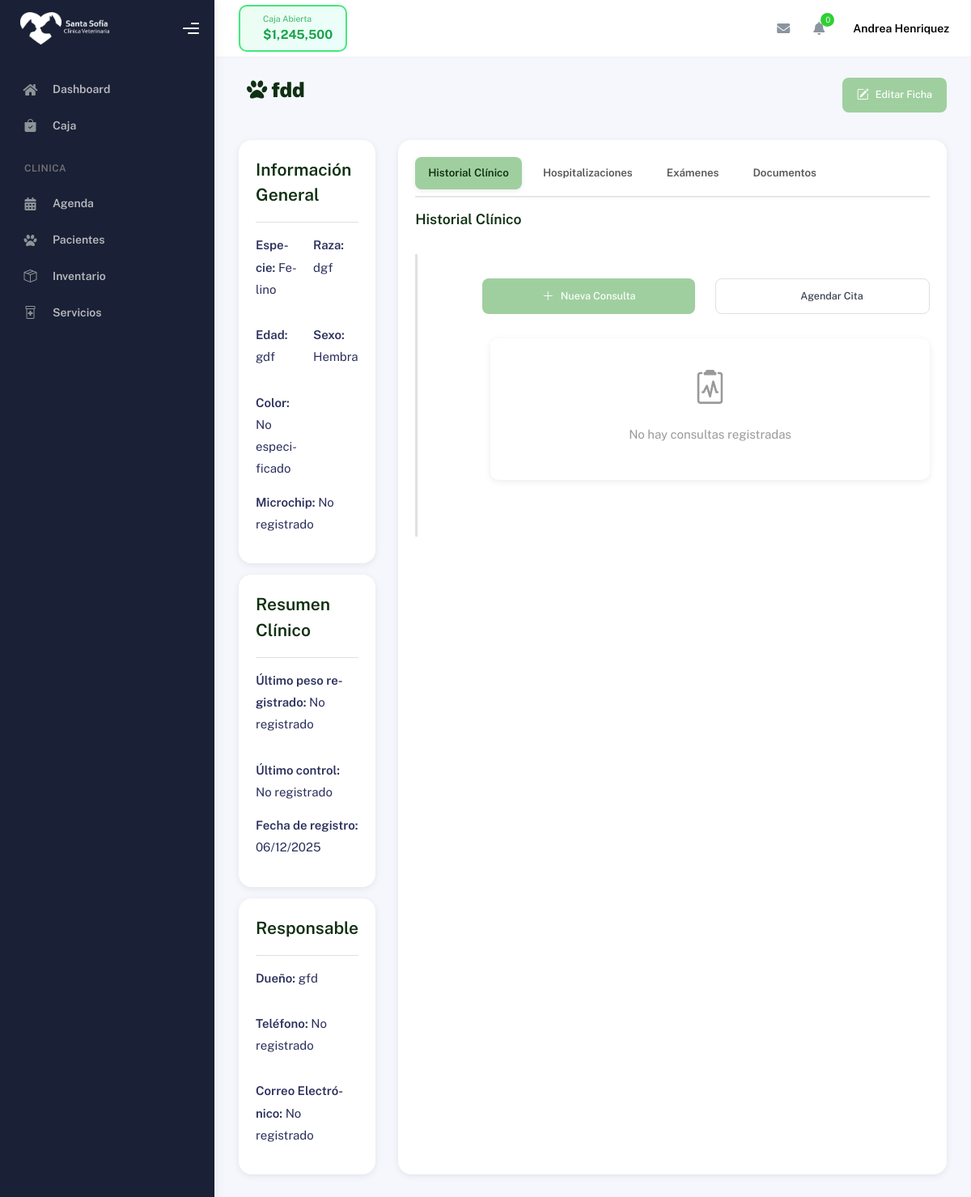
The app's page /hospital/pacientes/3/ (signed in), older data.
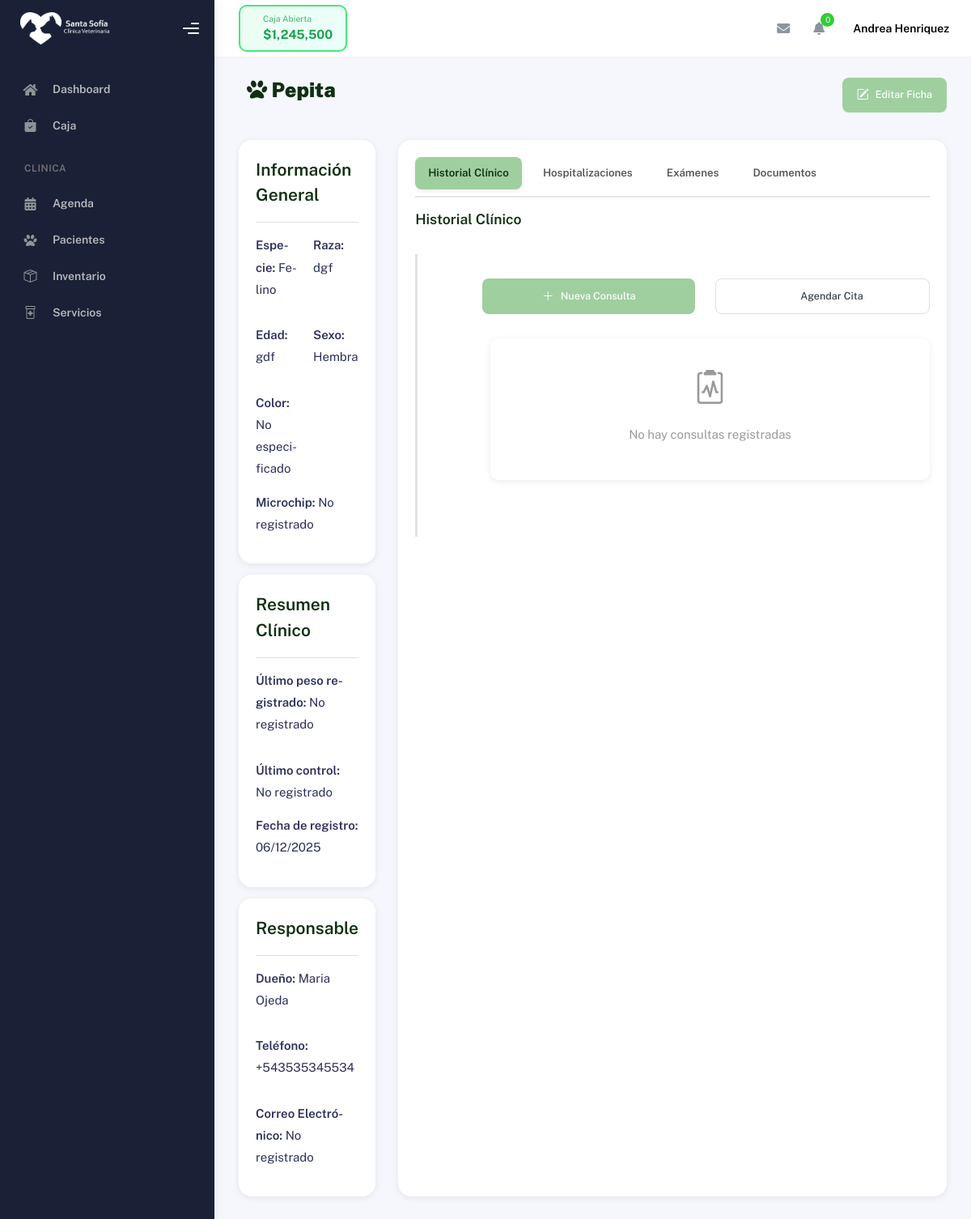
The same page, newer data.
### hospital/models.py (models this page shows, shortened)
class Paciente(models.Model):
    ESPECIE_CHOICES = [
        ('canino', 'Canino'),
        ('felino', 'Felino'),
        ('otro', 'Otro'),
    ]
    SEXO_CHOICES = [
        ('macho', 'Macho'),
        ('hembra', 'Hembra'),
    ]
    nombre = models.CharField(max_length=100)
    especie = models.CharField(max_length=20, choices=ESPECIE_CHOICES)
    raza = models.CharField(max_length=100, blank=True, null=True)
    edad = models.CharField(max_length=50, blank=True, null=True, help_text="Ej: 3 años, 6 meses")
    sexo = models.CharField(max_length=10, choices=SEXO_CHOICES)
    color = models.CharField(max_length=100, blank=True, null=True)
    microchip = models.CharField(
        max_length=50,
        blank=True,
        null=True,
        unique=False,  # Cambiar a False o eliminar esta línea
        help_text='Número de microchip (opcional)'
    )
    propietario = models.ForeignKey('Propietario', on_delete=models.CASCADE, related_name='pacientes')
    fecha_registro = models.DateTimeField(auto_now_add=True)
    fecha_ultimo_control = models.DateTimeField(blank=True, null=True)
    ultimo_peso = models.DecimalField(max_digits=6, decimal_places=2, blank=True, null=True, help_text="Peso en kg")
    activo = models.BooleanField(default=True)
    observaciones = models.TextField(blank=True, null=True)
    class Meta:
        verbose_name = 'Paciente'
        verbose_name_plural = 'Pacientes'
        ordering = ['-fecha_registro']
    def __str__(self):
        return f"{self.nombre} ({self.get_especie_display}) - {self.propietario.nombre_completo}"

class Propietario(models.Model):
    nombre = models.CharField(max_length=100)
    apellido = models.CharField(max_length=100)
    telefono = models.CharField(max_length=20, blank=True, null=True)
    email = models.EmailField(blank=True, null=True)
    direccion = models.TextField(blank=True, null=True)
    fecha_registro = models.DateTimeField(auto_now_add=True)
    class Meta:
        verbose_name = 'Propietario'
        verbose_name_plural = 'Propietarios'

### hospital/views.py (the view)
# urls.py: path('pacientes/<int:paciente_id>/', views.ficha_mascota_view, name='ficha_mascota'),
@login_required
def ficha_mascota_view(request, paciente_id):
    paciente = get_object_or_404(Paciente, id=paciente_id, activo=True)
    context = {
        'paciente': paciente,
    }
    if MODELOS_EXTENDIDOS:
        try:
            context['consultas'] = Consulta.objects.filter(paciente=paciente).order_by('-fecha')[:10]
        except:
            context['consultas'] = []
        try:
            context['hospitalizaciones'] = Hospitalizacion.objects.filter(idMascota=paciente).order_by('-fecha_ingreso')
        except:
            context['hospitalizaciones'] = []
        try:
            context['examenes'] = Examen.objects.filter(paciente=paciente).order_by('-fecha')
        except:
            context['examenes'] = []
        try:
            context['documentos'] = Documento.objects.filter(paciente=paciente).order_by('-fecha_subida')
        except:
            context['documentos'] = []
        if context['consultas']:
            ultima_consulta = context['consultas'][0]
            paciente.fecha_ultimo_control = ultima_consulta.fecha
            if hasattr(ultima_consulta, 'peso') and ultima_consulta.peso:
                paciente.ultimo_peso = ultima_consulta.peso
            paciente.save()
    else:
        context['consultas'] = []
        context['hospitalizaciones'] = []
        context['examenes'] = []
        context['documentos'] = []
    return render(request, 'pacientes/ficha_mascota.html', context)

### hospital/templates/pacientes/ficha_mascota.html (shortened to what the changed rows need)
{% extends 'partials/base.html' %}
{% load static %}
{% block styles %}
<link rel="stylesheet" href="{% static 'css/base/vet-custom.css' %}">
<link rel="stylesheet" href="{% static 'css/pacientes.css' %}">
{% endblock %}
{% block content %}
<div class="header">
    <h1>
        <i class="fas fa-paw"></i> {{ paciente.nombre }}
    </h1>
    <div class="edit-mode">
        <button class="vet-btn vet-btn-primary" id="btnEditarFicha">
        </button>
    </div>
</div>
<div class="general-container">
    <div class="general-information">
        <div class="section personal-info">
            <h2>Información General</h2>
            <div class="info" id="infoGeneral">
                <div class="info-row">
                    <p><strong>Especie:</strong> <span class="view-mode">{{ paciente.get_especie_display }}</span>
                    </p>
                    <p><strong>Raza:</strong> <span class="view-mode">{{ paciente.raza|default:"No especificada" }}</span>
                    </p>
                    <p><strong>Edad:</strong> <span class="view-mode">{{ paciente.edad_formateada }}</span>
                    </p>
                    <p><strong>Sexo:</strong> <span class="view-mode">{{ paciente.get_sexo_display }}</span>
                    </p>
                    <p><strong>Color:</strong> <span class="view-mode">{{ paciente.color|default:"No especificado" }}</span>
                    </p>
                </div>
                <p><strong>Microchip:</strong> <span class="view-mode">{{ paciente.microchip|default:"No registrado" }}</span>
                </p>
            </div>
        </div>
        <div class="section resumen-clinico">
            <h2>Resumen Clínico</h2>
            <div class="info">
                <div class="info-row">
                    <p><strong>Último peso registrado:</strong> {{ paciente.ultimo_peso_formateado }}</p>
                    <p><strong>Último control:</strong>
                        {% if paciente.fecha_ultimo_control %}
                            {{ paciente.fecha_ultimo_control|date:"d/m/Y H:i" }}
                        {% else %}
                            No registrado
                        {% endif %}
                    </p>
                </div>
                <p><strong>Fecha de registro:</strong> {{ paciente.fecha_registro|date:"d/m/Y" }}</p>
            </div>
        </div>
        <div class="section responsable">
            <h2>Responsable</h2>
            <div class="info">
                <div class="info-row">
                    <p><strong>Dueño:</strong> {{ paciente.propietario.nombre_completo }}</p>
                    <p><strong>Teléfono:</strong> {{ paciente.propietario.telefono|default:"No registrado" }}</p>
                    <p><strong>Correo Electrónico:</strong> {{ paciente.propietario.email|default:"No registrado" }}</p>
                </div>
            </div>
        </div>
    </div>
</div>
{% endblock %}

Row changes from the older to the newer data that the page shows:
changed Paciente "Felino": nombre "fdd" → "Pepita"; propietario.nombre_completo "gfd" → "Maria Ojeda"; propietario.telefono "No registrado" → "+543535345534"
